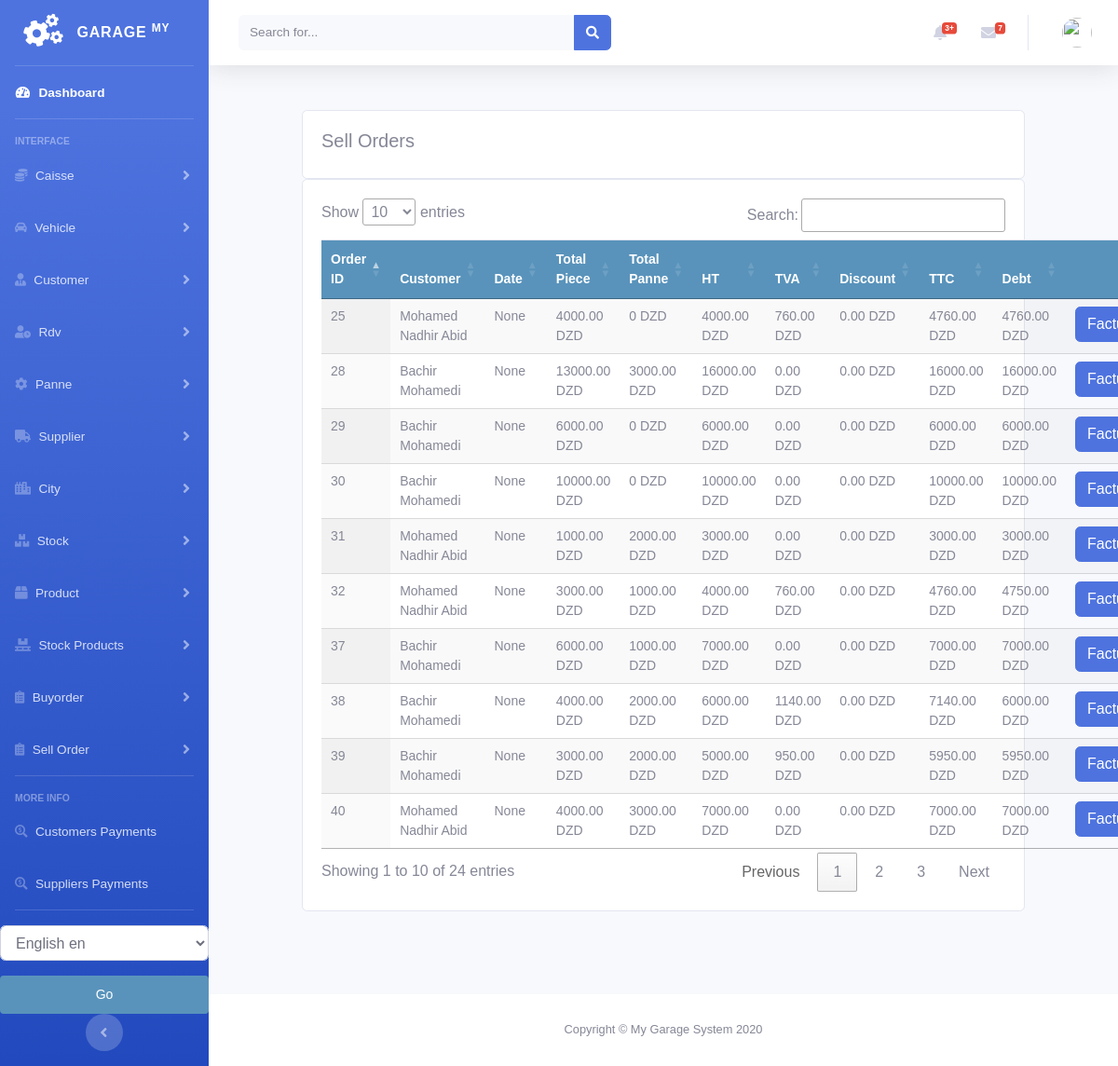
The page /sellorder/sellorder_list on the database as committed earlier.
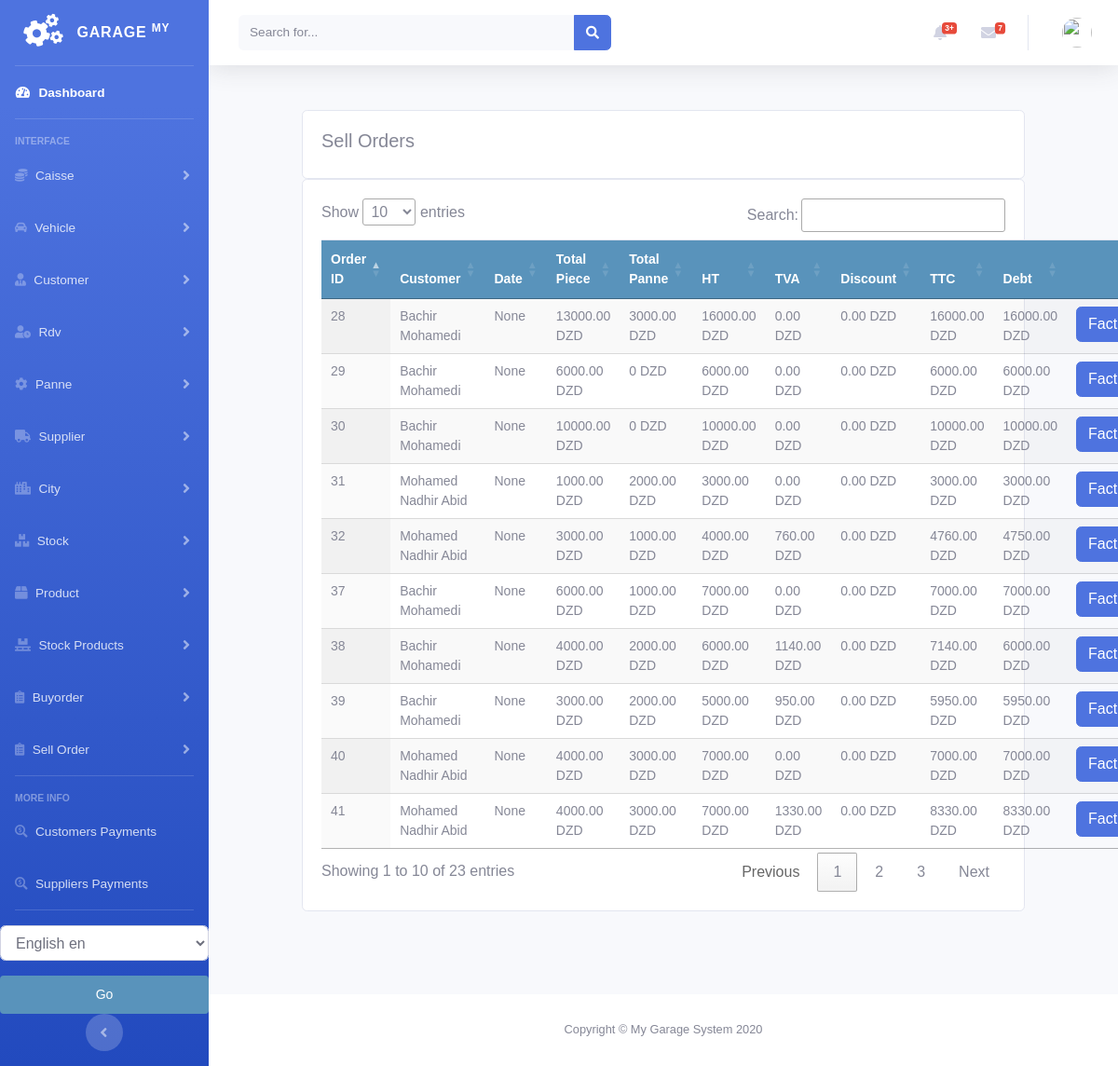
The same page on the database as committed later.
### sellorder/models.py (models this page shows, shortened)
class Order(models.Model):
    customer = models.ForeignKey(Customer, on_delete=models.DO_NOTHING)
    vehicle = models.ForeignKey(Vehicle, on_delete=models.DO_NOTHING, null=True, blank=True)
    created = models.DateTimeField(auto_now_add=True)
    updated = models.DateTimeField(auto_now=True)
    debt = models.DecimalField(max_digits=10, decimal_places=2, null=True, blank=True, default=0)
    total_price = models.DecimalField(max_digits=10, decimal_places=2, null=True, blank=True, default=0)
    discount_amount = models.DecimalField(max_digits=10, decimal_places=2, null=True, blank=True, default=0)
    paid = models.BooleanField(default=False)
    order_tva = models.PositiveIntegerField(default=0)
    confirmed = models.BooleanField(default=False)
    factured = models.BooleanField(default=False)
    order_date = models.DateField(null=True, blank=True)
    class Meta:
        ordering = ('-created',)
    def get_total_cost(self):
        return sum(item.get_cost() for item in self.items.all())
    def get_total_panne(self):
        return sum(item.get_cost() for item in self.pannes.all())
    def get_total_item_panne(self):
        return sum(item.get_cost() for item in self.pannes.all()) + sum(item.get_cost() for item in self.items.all())
    def get_tva(self):
        return round(self.get_total_item_panne() * Decimal(self.order_tva / 100), 2)
    def get_ttc(self):
        return round(self.get_total_item_panne() + self.get_tva() - self.discount_amount, 2)

class OrderItem(models.Model):
    order = models.ForeignKey(Order,
                              related_name='items',
                              on_delete=models.CASCADE)
    stockproduct = models.ForeignKey(StockProduct,
                                     related_name='order_item',
                                     on_delete=models.DO_NOTHING, null=True, blank=True)
    price = models.DecimalField(max_digits=10, decimal_places=2)
    quantity = models.PositiveIntegerField(default=1)
    def get_cost(self):
        return self.price * self.quantity

class PanneItem(models.Model):
    order = models.ForeignKey(Order,
                              related_name='pannes',
                              on_delete=models.CASCADE)
    panne = models.ForeignKey(Panne, related_name='order_panne',
                              on_delete=models.DO_NOTHING, null=True, blank=True)
    price = models.DecimalField(max_digits=10, decimal_places=2)
    def get_cost(self):
        return self.price

### customer/models.py (models this page shows, shortened)
class Customer(models.Model):
    firstname = models.CharField(max_length=250, null=True)
    lastname = models.CharField(max_length=250, null=True)
    address = models.CharField(max_length=200, null=True)
    phone = models.CharField(max_length=200, null=True)
    national_number = models.CharField(max_length=200, null=True)
    email = models.EmailField(null=True)
    date_created = models.DateTimeField(auto_now_add=True, null=True)
    date_joined = models.DateField(null=True)
    debt = models.DecimalField(max_digits=10, decimal_places=2, null=True, default=0)
    def __str__(self):
        return self.firstname + " " + self.lastname

### sellorder/views.py (the view)
# urls.py: path('sellorder_list', views.sellorder_list, name='sellorder_list'),
def sellorder_list(request):
    sellorders = Order.objects.all().filter(confirmed=True, factured=False)
    context = {
        'sellorders': sellorders
    }
    return render(request, 'sellorder/list_sellorder.html', context)

### sellorder/templates/sellorder/list_sellorder.html (shortened to what this page needs)
{% extends 'home.html' %}
{% load static %}
{% block content %}
<br>
<div class="row">
    <div class="col-md">
        <div class="card card-body">
            <h5>Sell Orders</h5>
        </div>
        <div class="card card-body">
            <table id="table_id" class="table display text-center">
                <thead>
                <tr>
                    <th>Order ID</th>
                    <th>Customer</th>
                    <th>Date</th>
                    <th>Total Piece</th>
                    <th>Total Panne</th>
                    <th>HT</th>
                    <th>TVA</th>
                    <th>Discount</th>
                    <th>TTC</th>
                    <th>Debt</th>
                    <th></th>
                </tr>
                </thead>
                <tbody>
                {% for order in sellorders %}
                <tr>
                    <td>{{order.id}}</td>
                    <td>{{order.customer}}</td>
                    <td>{{order.order_date}}</td>
                    <td>{{order.get_total_cost}} DZD</td>
                    <td>{{order.get_total_panne}} DZD</td>
                    <td>{{order.get_total_item_panne}} DZD</td>
                    <td>{{order.get_tva}} DZD</td>
                    <td>{{order.discount_amount}} DZD</td>
                    <td>{{order.get_ttc}} DZD</td>
                    <td>{{order.debt}} DZD</td>
                    <td>
                        {% if order.factured %}
                        {% else %}
                             <a class="btn btn-primary " href="{% url 'sellorder:sellorder_facture' order.id %}">Facture</a>
                        {% endif %}
                    </td>
                </tr>
                {% endfor %}
                </tbody>
            </table>
        </div>
    </div>
</div>
{% endblock %}
{% block jsscript %}
<link rel="stylesheet" href="https://ajax.googleapis.com/ajax/libs/jqueryui/1.12.1/themes/smoothness/jquery-ui.css">
<link rel="stylesheet" href="https://cdnjs.cloudflare.com/ajax/libs/chosen/1.8.7/chosen.min.css"/>
<link rel="stylesheet" type="text/css" href="https://cdn.datatables.net/1.10.22/css/jquery.dataTables.css">
{% endblock %}

Rows that differ between the two databases and show on the page:
no longer on this page (row edited): Order: id "25", customer "Mohamed Nadhir Abid", order_date "None", get_total_cost "4000.00", get_total_panne "0", get_total_item_panne "4000.00", get_tva "760.00", discount_amount "0.00", get_ttc "4760.00", debt "4760.00", factured "Facture"
now on this page (row unchanged): Order: id "41", customer "Mohamed Nadhir Abid", order_date "None", get_total_cost "4000.00", get_total_panne "3000.00", get_total_item_panne "7000.00", get_tva "1330.00", discount_amount "0.00", get_ttc "8330.00", debt "8330.00", factured "Facture"
Other text that changed with them:
text written by a page script: "Show entries Search: Showing 1 to 10 of 24 entries Previous 1 2 3 Next" → "Show entries Search: Showing 1 to 10 of 23 entries Previous 1 2 3 Next"
